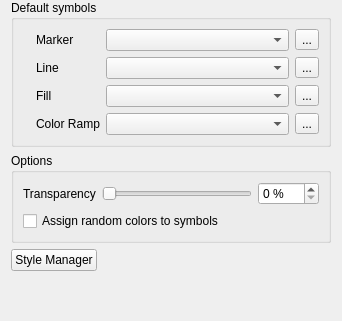
             <widget class="QWidget" name="scrollAreaWidgetContents_4">
              <property name="geometry">
               <rect>
                <x>0</x>
                <y>0</y>
                <width>337</width>
                <height>321</height>
               </rect>
              </property>
              <layout class="QVBoxLayout" name="verticalLayout_12">
               <property name="topMargin">
                <number>0</number>
               </property>
               <property name="bottomMargin">
                <number>0</number>
               </property>
               <item>
                <widget class="QgsCollapsibleGroupBox" name="groupBox">
                 <property name="title">
                  <string>Default symbols</string>
                 </property>
                 <property name="syncGroup" stdset="0">
                  <string notr="true">projstyles</string>
                 </property>
                 <layout class="QGridLayout" name="gridLayout_9">
                  <property name="leftMargin">
                   <number>9</number>
                  </property>
                  <item row="0" column="5">
                   <widget class="QToolButton" name="pbtnStyleMarker">
                    <property name="text">
                     <string>...</string>
                    </property>
                    <property name="icon">
                     <iconset resource="../../images/images.qrc">
                      <normaloff>:/images/themes/default/symbologyEdit.png</normaloff>:/images/themes/default/symbologyEdit.png</iconset>
                    </property>
                   </widget>
                  </item>
                  <item row="1" column="2">
                   <widget class="QLabel" name="lblStyleLine">
                    <property name="text">
                     <string>Line</string>
                    </property>
                    <property name="margin">
                     <number>5</number>
                    </property>
                   </widget>
                  </item>
                  <item row="3" column="0">
                   <widget class="QLabel" name="label_14">
                    <property name="sizePolicy">
                     <sizepolicy hsizetype="Fixed" vsizetype="Preferred">
                      <horstretch>0</horstretch>
                      <verstretch>0</verstretch>
                     </sizepolicy>
                    </property>
                    <property name="text">
                     <string/>
                    </property>
                    <property name="pixmap">
                     <pixmap resource="../../images/images.qrc">:/images/themes/default/styleicons/color.png</pixmap>
                    </property>
                   </widget>
                  </item>
                  <item row="2" column="0">
                   <widget class="QLabel" name="pixStyleFill">
                    <property name="sizePolicy">
                     <sizepolicy hsizetype="Fixed" vsizetype="Preferred">
                      <horstretch>0</horstretch>
                      <verstretch>0</verstretch>
                     </sizepolicy>
                    </property>
                    <property name="text">
                     <string/>
                    </property>
                    <property name="pixmap">
                     <pixmap resource="../../images/images.qrc">:/images/themes/default/styleicons/style-polygon.png</pixmap>
                    </property>
                   </widget>
                  </item>
                  <item row="1" column="5">
                   <widget class="QToolButton" name="pbtnStyleLine">
                    <property name="text">
                     <string>...</string>
                    </property>
                    <property name="icon">
                     <iconset resource="../../images/images.qrc">
                      <normaloff>:/images/themes/default/symbologyEdit.png</normaloff>:/images/themes/default/symbologyEdit.png</iconset>
                    </property>
                   </widget>
                  </item>
                  <item row="1" column="0">
                   <widget class="QLabel" name="pixStyleLine">
                    <property name="sizePolicy">
                     <sizepolicy hsizetype="Fixed" vsizetype="Preferred">
                      <horstretch>0</horstretch>
                      <verstretch>0</verstretch>
                     </sizepolicy>
                    </property>
                    <property name="text">
                     <string/>
                    </property>
                    <property name="pixmap">
                     <pixmap resource="../../images/images.qrc">:/images/themes/default/styleicons/style-line.png</pixmap>
                    </property>
                   </widget>
                  </item>
                  <item row="2" column="4">
                   <widget class="QComboBox" name="cboStyleFill">
                    <property name="sizePolicy">
                     <sizepolicy hsizetype="Expanding" vsizetype="Fixed">
                      <horstretch>0</horstretch>
                      <verstretch>0</verstretch>
                     </sizepolicy>
                    </property>
                    <property name="sizeAdjustPolicy">
                     <enum>QComboBox::AdjustToMinimumContentsLength</enum>
                    </property>
                   </widget>
                  </item>
                  <item row="3" column="2">
                   <widget class="QLabel" name="lblStyleColorRamp">
                    <property name="text">
                     <string>Color Ramp</string>
                    </property>
                    <property name="margin">
                     <number>5</number>
                    </property>
                   </widget>
                  </item>
                  <item row="0" column="4">
                   <widget class="QComboBox" name="cboStyleMarker">
                    <property name="sizePolicy">
                     <sizepolicy hsizetype="Expanding" vsizetype="Fixed">
                      <horstretch>0</horstretch>
                      <verstretch>0</verstretch>
                     </sizepolicy>
                    </property>
                    <property name="sizeAdjustPolicy">
                     <enum>QComboBox::AdjustToMinimumContentsLength</enum>
                    </property>
                   </widget>
                  </item>
                  <item row="0" column="0">
                   <widget class="QLabel" name="pixStyleMarker">
                    <property name="sizePolicy">
                     <sizepolicy hsizetype="Fixed" vsizetype="Preferred">
                      <horstretch>0</horstretch>
                      <verstretch>0</verstretch>
                     </sizepolicy>
                    </property>
                    <property name="text">
                     <string/>
                    </property>
                    <property name="pixmap">
                     <pixmap resource="../../images/images.qrc">:/images/themes/default/styleicons/style-point.png</pixmap>
                    </property>
                   </widget>
                  </item>
                  <item row="0" column="2">
                   <widget class="QLabel" name="lblStyleMarker">
                    <property name="text">
                     <string>Marker</string>
                    </property>
                    <property name="margin">
                     <number>5</number>
                    </property>
                   </widget>
                  </item>
                  <item row="2" column="5">
                   <widget class="QToolButton" name="pbtnStyleFill">
                    <property name="text">
                     <string>...</string>
                    </property>
                    <property name="icon">
                     <iconset resource="../../images/images.qrc">
                      <normaloff>:/images/themes/default/symbologyEdit.png</normaloff>:/images/themes/default/symbologyEdit.png</iconset>
                    </property>
                   </widget>
                  </item>
                  <item row="2" column="2">
                   <widget class="QLabel" name="lblStyleFill">
                    <property name="text">
                     <string>Fill</string>
                    </property>
                    <property name="margin">
                     <number>5</number>
                    </property>
                   </widget>
                  </item>
                  <item row="1" column="4">
                   <widget class="QComboBox" name="cboStyleLine">
                    <property name="sizePolicy">
                     <sizepolicy hsizetype="Expanding" vsizetype="Fixed">
                      <horstretch>0</horstretch>
                      <verstretch>0</verstretch>
                     </sizepolicy>
                    </property>
                    <property name="sizeAdjustPolicy">
                     <enum>QComboBox::AdjustToMinimumContentsLength</enum>
                    </property>
                   </widget>
                  </item>
                  <item row="3" column="4">
                   <widget class="QComboBox" name="cboStyleColorRamp">
                    <property name="sizePolicy">
                     <sizepolicy hsizetype="Expanding" vsizetype="Fixed">
                      <horstretch>0</horstretch>
                      <verstretch>0</verstretch>
                     </sizepolicy>
                    </property>
                    <property name="sizeAdjustPolicy">
                     <enum>QComboBox::AdjustToMinimumContentsLength</enum>
                    </property>
                   </widget>
                  </item>
                  <item row="3" column="5">
                   <widget class="QToolButton" name="pbtnStyleColorRamp">
                    <property name="text">
                     <string>...</string>
                    </property>
                    <property name="icon">
                     <iconset resource="../../images/images.qrc">
                      <normaloff>:/images/themes/default/symbologyEdit.png</normaloff>:/images/themes/default/symbologyEdit.png</iconset>
                    </property>
                   </widget>
                  </item>
                 </layout>
                </widget>
               </item>
               <item>
                <widget class="QgsCollapsibleGroupBox" name="groupBox_2">
                 <property name="title">
                  <string>Options</string>
                 </property>
                 <property name="syncGroup" stdset="0">
                  <string notr="true">projstyles</string>
                 </property>
                 <layout class="QVBoxLayout" name="verticalLayout_18">
                  <item>
                   <layout class="QHBoxLayout" name="horizontalLayout_6">
                    <item>
                     <widget class="QLabel" name="mTransparencyLabel">
                      <property name="text">
                       <string>Transparency</string>
                      </property>
                     </widget>
                    </item>
                    <item>
                     <widget class="QSlider" name="mTransparencySlider">
                      <property name="sizePolicy">
                       <sizepolicy hsizetype="MinimumExpanding" vsizetype="Fixed">
                        <horstretch>0</horstretch>
                        <verstretch>0</verstretch>
                       </sizepolicy>
                      </property>
                      <property name="minimumSize">
                       <size>
                        <width>150</width>
                        <height>0</height>
                       </size>
                      </property>
                      <property name="maximumSize">
                       <size>
                        <width>150</width>
                        <height>16777215</height>
                       </size>
                      </property>
                      <property name="maximum">
                       <number>100</number>
                      </property>
                      <property name="orientation">
                       <enum>Qt::Horizontal</enum>
                      </property>
                     </widget>
                    </item>
                    <item>
                     <widget class="QSpinBox" name="mTransparencySpinBox">
                      <property name="suffix">
                       <string> %</string>
                      </property>
                      <property name="maximum">
                       <number>100</number>
                      </property>
                     </widget>
                    </item>
                    <item>
                     <spacer name="horizontalSpacer_5">
                      <property name="orientation">
                       <enum>Qt::Horizontal</enum>
                      </property>
                      <property name="sizeHint" stdset="0">
                       <size>
                        <width>40</width>
                        <height>20</height>
                       </size>
                      </property>
                     </spacer>
                    </item>
                   </layout>
                  </item>
                  <item>
                   <widget class="QCheckBox" name="cbxStyleRandomColors">
                    <property name="text">
                     <string>Assign random colors to symbols</string>
                    </property>
                   </widget>
                  </item>
                 </layout>
                </widget>
               </item>
               <item>
                <layout class="QHBoxLayout" name="horizontalLayout_3">
                 <item>
                  <widget class="QPushButton" name="pbtnStyleManager">
                   <property name="text">
                    <string>Style Manager</string>
                   </property>
                  </widget>
                 </item>
                 <item>
                  <spacer name="horizontalSpacer">
                   <property name="orientation">
                    <enum>Qt::Horizontal</enum>
                   </property>
                   <property name="sizeHint" stdset="0">
                    <size>
                     <width>40</width>
                     <height>20</height>
                    </size>
                   </property>
                  </spacer>
                 </item>
                </layout>
               </item>
               <item>
                <spacer name="verticalSpacer_2">
                 <property name="orientation">
                  <enum>Qt::Vertical</enum>
                 </property>
                 <property name="sizeHint" stdset="0">
                  <size>
                   <width>20</width>
                   <height>40</height>
                  </size>
                 </property>
                </spacer>
               </item>
              </layout>
             </widget>
